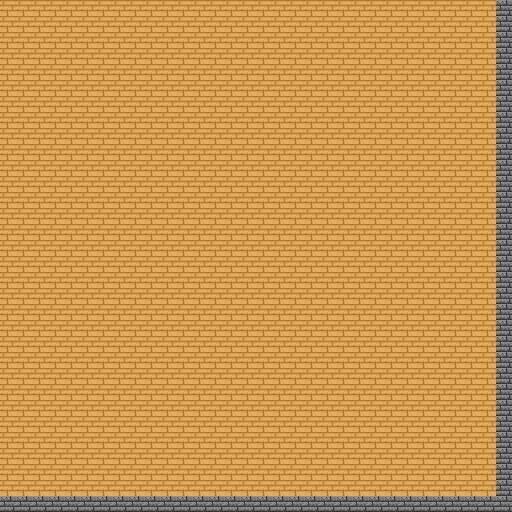

This game map was drawn from its Tiled (.tmx) file and the tilesets committed beside it. A one-line description and the full map source follow:
An orthogonal 32x32 tile map with 16x16 px tiles, 1 tile layer (Tile Layer 1).

<map version="1.10" tiledversion="1.11.2" orientation="orthogonal" renderorder="right-down" width="32" height="32" tilewidth="16" tileheight="16" infinite="0" nextlayerid="3" nextobjectid="1">
 <tileset firstgid="1" name="tileset" tilewidth="16" tileheight="16" tilecount="40" columns="8">
  <image source="../tilesets/tileset.png" width="128" height="80" />
  <tile id="0">
   <properties>
    <property name="collision" type="bool" value="false" />
   </properties>
  </tile>
  <tile id="1">
   <properties>
    <property name="collision" type="bool" value="false" />
   </properties>
  </tile>
  <tile id="2">
   <properties>
    <property name="collision" type="bool" value="false" />
   </properties>
  </tile>
  <tile id="3">
   <properties>
    <property name="collision" type="bool" value="false" />
   </properties>
  </tile>
  <tile id="4">
   <properties>
    <property name="collision" type="bool" value="true" />
   </properties>
  </tile>
  <tile id="5">
   <properties>
    <property name="collision" type="bool" value="false" />
   </properties>
  </tile>
  <tile id="6">
   <properties>
    <property name="collision" type="bool" value="false" />
   </properties>
  </tile>
  <tile id="7">
   <properties>
    <property name="collision" type="bool" value="false" />
   </properties>
  </tile>
  <tile id="8">
   <properties>
    <property name="collision" type="bool" value="false" />
   </properties>
  </tile>
  <tile id="9">
   <properties>
    <property name="collision" type="bool" value="false" />
   </properties>
  </tile>
  <tile id="10">
   <properties>
    <property name="collision" type="bool" value="false" />
   </properties>
  </tile>
  <tile id="11">
   <properties>
    <property name="collision" type="bool" value="false" />
   </properties>
  </tile>
  <tile id="12">
   <properties>
    <property name="collision" type="bool" value="false" />
   </properties>
  </tile>
  <tile id="13">
   <properties>
    <property name="collision" type="bool" value="false" />
   </properties>
  </tile>
  <tile id="14">
   <properties>
    <property name="collision" type="bool" value="false" />
   </properties>
  </tile>
  <tile id="15">
   <properties>
    <property name="collision" type="bool" value="false" />
   </properties>
  </tile>
  <tile id="16">
   <properties>
    <property name="collision" type="bool" value="false" />
   </properties>
  </tile>
  <tile id="17">
   <properties>
    <property name="collision" type="bool" value="false" />
   </properties>
  </tile>
  <tile id="18">
   <properties>
    <property name="collision" type="bool" value="true" />
   </properties>
  </tile>
  <tile id="19">
   <properties>
    <property name="collision" type="bool" value="true" />
   </properties>
  </tile>
  <tile id="20">
   <properties>
    <property name="collision" type="bool" value="true" />
   </properties>
  </tile>
  <tile id="21">
   <properties>
    <property name="collision" type="bool" value="true" />
   </properties>
  </tile>
  <tile id="22">
   <properties>
    <property name="collision" type="bool" value="true" />
   </properties>
  </tile>
  <tile id="23">
   <properties>
    <property name="collision" type="bool" value="true" />
   </properties>
  </tile>
  <tile id="24">
   <properties>
    <property name="collision" type="bool" value="true" />
   </properties>
  </tile>
  <tile id="25">
   <properties>
    <property name="collision" type="bool" value="true" />
   </properties>
  </tile>
  <tile id="26">
   <properties>
    <property name="collision" type="bool" value="true" />
   </properties>
  </tile>
  <tile id="27">
   <properties>
    <property name="collision" type="bool" value="true" />
   </properties>
  </tile>
  <tile id="28">
   <properties>
    <property name="collision" type="bool" value="true" />
   </properties>
  </tile>
  <tile id="29">
   <properties>
    <property name="collision" type="bool" value="true" />
   </properties>
  </tile>
  <tile id="30">
   <properties>
    <property name="collision" type="bool" value="true" />
   </properties>
  </tile>
  <tile id="31">
   <properties>
    <property name="collision" type="bool" value="true" />
   </properties>
  </tile>
  <tile id="32">
   <properties>
    <property name="collision" type="bool" value="false" />
   </properties>
  </tile>
  <tile id="33">
   <properties>
    <property name="collision" type="bool" value="true" />
   </properties>
  </tile>
  <tile id="34">
   <properties>
    <property name="collision" type="bool" value="true" />
   </properties>
  </tile>
  <tile id="35">
   <properties>
    <property name="collision" type="bool" value="false" />
   </properties>
  </tile>
  <tile id="36">
   <properties>
    <property name="collision" type="bool" value="false" />
   </properties>
  </tile>
  <tile id="37">
   <properties>
    <property name="collision" type="bool" value="false" />
   </properties>
  </tile>
  <tile id="38">
   <properties>
    <property name="collision" type="bool" value="false" />
   </properties>
  </tile>
  <tile id="39">
   <properties>
    <property name="collision" type="bool" value="false" />
   </properties>
  </tile>
 </tileset>
 <layer id="1" name="Tile Layer 1" width="32" height="32">
  <data encoding="csv">
2,2,2,2,2,2,2,2,2,2,2,2,2,2,2,2,2,2,2,2,2,2,2,2,2,2,2,2,2,2,2,21,
2,2,2,2,2,2,2,2,2,2,2,2,2,2,2,2,2,2,2,2,2,2,2,2,2,2,2,2,2,2,2,21,
2,2,2,2,2,2,2,2,2,2,2,2,2,2,2,2,2,2,2,2,2,2,2,2,2,2,2,2,2,2,2,21,
2,2,2,2,2,2,2,2,2,2,2,2,2,2,2,2,2,2,2,2,2,2,2,2,2,2,2,2,2,2,2,21,
2,2,2,2,2,2,2,2,2,2,2,2,2,2,2,2,2,2,2,2,2,2,2,2,2,2,2,2,2,2,2,21,
2,2,2,2,2,2,2,2,2,2,2,2,2,2,2,2,2,2,2,2,2,2,2,2,2,2,2,2,2,2,2,21,
2,2,2,2,2,2,2,2,2,2,2,2,2,2,2,2,2,2,2,2,2,2,2,2,2,2,2,2,2,2,2,21,
2,2,2,2,2,2,2,2,2,2,2,2,2,2,2,2,2,2,2,2,2,2,2,2,2,2,2,2,2,2,2,21,
2,2,2,2,2,2,2,2,2,2,2,2,2,2,2,2,2,2,2,2,2,2,2,2,2,2,2,2,2,2,2,21,
2,2,2,2,2,2,2,2,2,2,2,2,2,2,2,2,2,2,2,2,2,2,2,2,2,2,2,2,2,2,2,21,
2,2,2,2,2,2,2,2,2,2,2,2,2,2,2,2,2,2,2,2,2,2,2,2,2,2,2,2,2,2,2,21,
2,2,2,2,2,2,2,2,2,2,2,2,2,2,2,2,2,2,2,2,2,2,2,2,2,2,2,2,2,2,2,21,
2,2,2,2,2,2,2,2,2,2,2,2,2,2,2,2,2,2,2,2,2,2,2,2,2,2,2,2,2,2,2,21,
2,2,2,2,2,2,2,2,2,2,2,2,2,2,2,2,2,2,2,2,2,2,2,2,2,2,2,2,2,2,2,21,
2,2,2,2,2,2,2,2,2,2,2,2,2,2,2,2,2,2,2,2,2,2,2,2,2,2,2,2,2,2,2,21,
2,2,2,2,2,2,2,2,2,2,2,2,2,2,2,2,2,2,2,2,2,2,2,2,2,2,2,2,2,2,2,21,
2,2,2,2,2,2,2,2,2,2,2,2,2,2,2,2,2,2,2,2,2,2,2,2,2,2,2,2,2,2,2,21,
2,2,2,2,2,2,2,2,2,2,2,2,2,2,2,2,2,2,2,2,2,2,2,2,2,2,2,2,2,2,2,21,
2,2,2,2,2,2,2,2,2,2,2,2,2,2,2,2,2,2,2,2,2,2,2,2,2,2,2,2,2,2,2,21,
2,2,2,2,2,2,2,2,2,2,2,2,2,2,2,2,2,2,2,2,2,2,2,2,2,2,2,2,2,2,2,21,
2,2,2,2,2,2,2,2,2,2,2,2,2,2,2,2,2,2,2,2,2,2,2,2,2,2,2,2,2,2,2,21,
2,2,2,2,2,2,2,2,2,2,2,2,2,2,2,2,2,2,2,2,2,2,2,2,2,2,2,2,2,2,2,21,
2,2,2,2,2,2,2,2,2,2,2,2,2,2,2,2,2,2,2,2,2,2,2,2,2,2,2,2,2,2,2,21,
2,2,2,2,2,2,2,2,2,2,2,2,2,2,2,2,2,2,2,2,2,2,2,2,2,2,2,2,2,2,2,21,
2,2,2,2,2,2,2,2,2,2,2,2,2,2,2,2,2,2,2,2,2,2,2,2,2,2,2,2,2,2,2,21,
2,2,2,2,2,2,2,2,2,2,2,2,2,2,2,2,2,2,2,2,2,2,2,2,2,2,2,2,2,2,2,21,
2,2,2,2,2,2,2,2,2,2,2,2,2,2,2,2,2,2,2,2,2,2,2,2,2,2,2,2,2,2,2,21,
2,2,2,2,2,2,2,2,2,2,2,2,2,2,2,2,2,2,2,2,2,2,2,2,2,2,2,2,2,2,2,21,
2,2,2,2,2,2,2,2,2,2,2,2,2,2,2,2,2,2,2,2,2,2,2,2,2,2,2,2,2,2,2,21,
2,2,2,2,2,2,2,2,2,2,2,2,2,2,2,2,2,2,2,2,2,2,2,2,2,2,2,2,2,2,2,21,
2,2,2,2,2,2,2,2,2,2,2,2,2,2,2,2,2,2,2,2,2,2,2,2,2,2,2,2,2,2,2,21,
21,21,21,21,21,21,21,21,21,21,21,21,21,21,21,21,21,21,21,21,21,21,21,21,21,21,21,21,21,21,21,21
</data>
 </layer>
</map>
